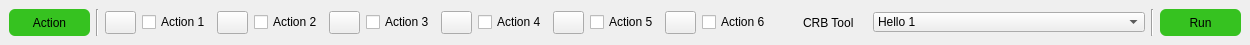
<?xml version="1.0" encoding="UTF-8"?>
<ui version="4.0">
 <class>MainWindow</class>
 <widget class="QMainWindow" name="MainWindow">
  <property name="geometry">
   <rect>
    <x>0</x>
    <y>0</y>
    <width>1250</width>
    <height>45</height>
   </rect>
  </property>
  <property name="minimumSize">
   <size>
    <width>1250</width>
    <height>45</height>
   </size>
  </property>
  <property name="maximumSize">
   <size>
    <width>16777215</width>
    <height>45</height>
   </size>
  </property>
  <property name="windowTitle">
   <string>MainWindow</string>
  </property>
  <widget class="QWidget" name="centralwidget">
   <layout class="QHBoxLayout" name="horizontalLayout">
    <item>
     <layout class="QGridLayout" name="gridLayout">
      <item row="0" column="1">
       <layout class="QHBoxLayout" name="horizontalLayout_4">
        <item>
         <widget class="QPushButton" name="action_pb">
          <property name="minimumSize">
           <size>
            <width>81</width>
            <height>0</height>
           </size>
          </property>
          <property name="maximumSize">
           <size>
            <width>120</width>
            <height>48</height>
           </size>
          </property>
          <property name="cursor">
           <cursorShape>PointingHandCursor</cursorShape>
          </property>
          <property name="styleSheet">
           <string notr="true">QPushButton#action_pb {
	background-color: rgb(54, 194, 32);
	border-radius: 6px;
	font: 75 10pt &quot;MS Shell Dlg 2&quot;;
}

QPushButton#action_pb:hover {
	background-color: rgb(48, 170, 27);
}

QPushButton#action_pb:pressed {
	background-color: rgb(0, 93, 0);
}</string>
          </property>
          <property name="text">
           <string>Action</string>
          </property>
         </widget>
        </item>
        <item>
         <widget class="Line" name="line_2">
          <property name="orientation">
           <enum>Qt::Vertical</enum>
          </property>
         </widget>
        </item>
        <item>
         <widget class="QPushButton" name="load_action_1_pb_2">
          <property name="minimumSize">
           <size>
            <width>31</width>
            <height>23</height>
           </size>
          </property>
          <property name="maximumSize">
           <size>
            <width>31</width>
            <height>23</height>
           </size>
          </property>
          <property name="text">
           <string/>
          </property>
         </widget>
        </item>
        <item>
         <widget class="QCheckBox" name="action_1_cb_3">
          <property name="text">
           <string>Action 1</string>
          </property>
         </widget>
        </item>
        <item>
         <widget class="QPushButton" name="load_action_2_pb_2">
          <property name="minimumSize">
           <size>
            <width>31</width>
            <height>23</height>
           </size>
          </property>
          <property name="maximumSize">
           <size>
            <width>31</width>
            <height>23</height>
           </size>
          </property>
          <property name="text">
           <string/>
          </property>
         </widget>
        </item>
        <item>
         <widget class="QCheckBox" name="action_2_cb_3">
          <property name="text">
           <string>Action 2</string>
          </property>
         </widget>
        </item>
        <item>
         <widget class="QPushButton" name="load_action_3_pb_2">
          <property name="minimumSize">
           <size>
            <width>31</width>
            <height>23</height>
           </size>
          </property>
          <property name="maximumSize">
           <size>
            <width>31</width>
            <height>23</height>
           </size>
          </property>
          <property name="text">
           <string/>
          </property>
         </widget>
        </item>
        <item>
         <widget class="QCheckBox" name="action_3_cb_3">
          <property name="text">
           <string>Action 3</string>
          </property>
         </widget>
        </item>
        <item>
         <widget class="QPushButton" name="load_action_4_pb">
          <property name="minimumSize">
           <size>
            <width>31</width>
            <height>23</height>
           </size>
          </property>
          <property name="maximumSize">
           <size>
            <width>31</width>
            <height>23</height>
           </size>
          </property>
          <property name="text">
           <string/>
          </property>
         </widget>
        </item>
        <item>
         <widget class="QCheckBox" name="action_4_cb">
          <property name="text">
           <string>Action 4</string>
          </property>
         </widget>
        </item>
        <item>
         <widget class="QPushButton" name="load_action_5_pb">
          <property name="minimumSize">
           <size>
            <width>31</width>
            <height>23</height>
           </size>
          </property>
          <property name="maximumSize">
           <size>
            <width>31</width>
            <height>23</height>
           </size>
          </property>
          <property name="text">
           <string/>
          </property>
         </widget>
        </item>
        <item>
         <widget class="QCheckBox" name="action_5_cb">
          <property name="text">
           <string>Action 5</string>
          </property>
         </widget>
        </item>
        <item>
         <widget class="QPushButton" name="load_action_6_pb">
          <property name="minimumSize">
           <size>
            <width>31</width>
            <height>23</height>
           </size>
          </property>
          <property name="maximumSize">
           <size>
            <width>31</width>
            <height>23</height>
           </size>
          </property>
          <property name="text">
           <string/>
          </property>
         </widget>
        </item>
        <item>
         <widget class="QCheckBox" name="action_6_cb">
          <property name="text">
           <string>Action 6</string>
          </property>
         </widget>
        </item>
        <item>
         <spacer name="horizontalSpacer">
          <property name="orientation">
           <enum>Qt::Horizontal</enum>
          </property>
          <property name="sizeHint" stdset="0">
           <size>
            <width>40</width>
            <height>20</height>
           </size>
          </property>
         </spacer>
        </item>
        <item>
         <layout class="QHBoxLayout" name="horizontalLayout_5">
          <item>
           <widget class="QLabel" name="label">
            <property name="cursor">
             <cursorShape>ForbiddenCursor</cursorShape>
            </property>
            <property name="text">
             <string/>
            </property>
            <property name="textFormat">
             <enum>Qt::AutoText</enum>
            </property>
            <property name="pixmap">
             <pixmap>../../../../crbtool_shelf_icon.png</pixmap>
            </property>
            <property name="scaledContents">
             <bool>false</bool>
            </property>
            <property name="wordWrap">
             <bool>false</bool>
            </property>
           </widget>
          </item>
          <item>
           <widget class="QLabel" name="label_2">
            <property name="text">
             <string>CRB Tool</string>
            </property>
           </widget>
          </item>
         </layout>
        </item>
        <item>
         <spacer name="horizontalSpacer_2">
          <property name="orientation">
           <enum>Qt::Horizontal</enum>
          </property>
          <property name="sizeHint" stdset="0">
           <size>
            <width>40</width>
            <height>20</height>
           </size>
          </property>
         </spacer>
        </item>
        <item>
         <widget class="QComboBox" name="cus_action_1_cb">
          <property name="sizePolicy">
           <sizepolicy hsizetype="Minimum" vsizetype="Fixed">
            <horstretch>0</horstretch>
            <verstretch>0</verstretch>
           </sizepolicy>
          </property>
          <property name="minimumSize">
           <size>
            <width>272</width>
            <height>20</height>
           </size>
          </property>
          <property name="maximumSize">
           <size>
            <width>291</width>
            <height>20</height>
           </size>
          </property>
          <item>
           <property name="text">
            <string>Hello 1</string>
           </property>
          </item>
         </widget>
        </item>
        <item>
         <widget class="Line" name="line_3">
          <property name="orientation">
           <enum>Qt::Vertical</enum>
          </property>
         </widget>
        </item>
        <item>
         <widget class="QPushButton" name="run_pb">
          <property name="minimumSize">
           <size>
            <width>81</width>
            <height>0</height>
           </size>
          </property>
          <property name="maximumSize">
           <size>
            <width>120</width>
            <height>48</height>
           </size>
          </property>
          <property name="cursor">
           <cursorShape>PointingHandCursor</cursorShape>
          </property>
          <property name="styleSheet">
           <string notr="true">QPushButton#run_pb {
	background-color: rgb(54, 194, 32);
	border-radius: 6px;
	font: 75 10pt &quot;MS Shell Dlg 2&quot;;
}

QPushButton#run_pb:hover {
	background-color: rgb(48, 170, 27);
}

QPushButton#run_pb:pressed {
	background-color: rgb(0, 93, 0);
}</string>
          </property>
          <property name="text">
           <string>Run</string>
          </property>
         </widget>
        </item>
       </layout>
      </item>
     </layout>
    </item>
   </layout>
  </widget>
 </widget>
 <resources/>
 <connections/>
</ui>
